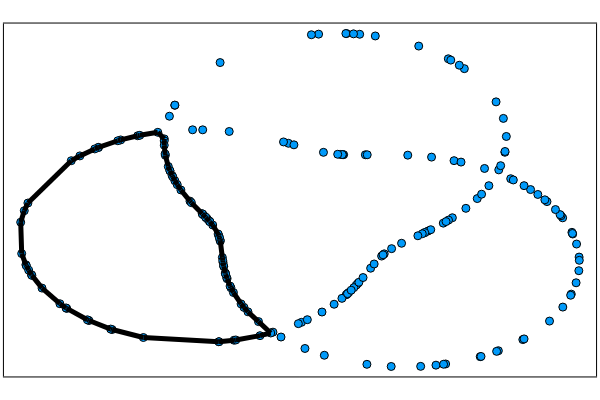

The code cell stored with this chart in its notebook:
### Code cell
plot_cycle_single(transpose(P_pca), cycle = class4)

### Figure 1 — Plotly figure (JSON) as saved in the notebook; plotly's stock layout.template omitted (floating-point values rounded to 4 significant figures; data arrays with more than 128 entries replaced by an {"elided": "..."} marker saying what was removed)
{"data": [{"colorbar": {"title": ""}, "legendgroup": "", "marker": {"color": "rgba(0, 154, 250, 1.000)", "line": {"color": "rgba(0, 0, 0, 1.000)", "width": 1}, "size": 8, "symbol": "circle"}, "mode": "markers", "name": "", "showlegend": false, "type": "scatter", "x": {"elided": "200 float values"}, "xaxis": "x1", "y": {"elided": "200 float values"}, "yaxis": "y1", "zmax": null, "zmin": null}, {"colorbar": {"title": ""}, "legendgroup": "", "line": {"color": "rgba(0, 0, 0, 1.000)", "dash": "solid", "shape": "linear", "width": 5}, "mode": "lines", "name": "", "showlegend": false, "type": "scatter", "x": [-1.122, -1.121], "xaxis": "x1", "y": [0.1868, 0.1851], "yaxis": "y1", "zmax": null, "zmin": null}, {"colorbar": {"title": ""}, "legendgroup": "", "line": {"color": "rgba(0, 0, 0, 1.000)", "dash": "solid", "shape": "linear", "width": 5}, "mode": "lines", "name": "", "showlegend": false, "type": "scatter", "x": [-1.088, -1.085], "xaxis": "x1", "y": [0.1301, 0.1255], "yaxis": "y1", "zmax": null, "zmin": null}, {"colorbar": {"title": ""}, "legendgroup": "", "line": {"color": "rgba(0, 0, 0, 1.000)", "dash": "solid", "shape": "linear", "width": 5}, "mode": "lines", "name": "", "showlegend": false, "type": "scatter", "x": [-1.085, -1.072], "xaxis": "x1", "y": [0.1255, 0.1041], "yaxis": "y1", "zmax": null, "zmin": null}, {"colorbar": {"title": ""}, "legendgroup": "", "line": {"color": "rgba(0, 0, 0, 1.000)", "dash": "solid", "shape": "linear", "width": 5}, "mode": "lines", "name": "", "showlegend": false, "type": "scatter", "x": [-1.046, -1.045], "xaxis": "x1", "y": [0.05865, 0.05609], "yaxis": "y1", "zmax": null, "zmin": null}, {"colorbar": {"title": ""}, "legendgroup": "", "line": {"color": "rgba(0, 0, 0, 1.000)", "dash": "solid", "shape": "linear", "width": 5}, "mode": "lines", "name": "", "showlegend": false, "type": "scatter", "x": [-1.045, -1.016], "xaxis": "x1", "y": [0.05609, 0.0001684], "yaxis": "y1", "zmax": null, "zmin": null}, {"colorbar": {"title": ""}, "legendgroup": "", "line": {"color": "rgba(0, 0, 0, 1.000)", "dash": "solid", "shape": "linear", "width": 5}, "mode": "lines", "name": "", "showlegend": false, "type": "scatter", "x": [-1.245, -1.231], "xaxis": "x1", "y": [0.3961, 0.3708], "yaxis": "y1", "zmax": null, "zmin": null}, {"colorbar": {"title": ""}, "legendgroup": "", "line": {"color": "rgba(0, 0, 0, 1.000)", "dash": "solid", "shape": "linear", "width": 5}, "mode": "lines", "name": "", "showlegend": false, "type": "scatter", "x": [-0.9126, -0.9151], "xaxis": "x1", "y": [-0.6193, -0.5921], "yaxis": "y1", "zmax": null, "zmin": null}, {"colorbar": {"title": ""}, "legendgroup": "", "line": {"color": "rgba(0, 0, 0, 1.000)", "dash": "solid", "shape": "linear", "width": 5}, "mode": "lines", "name": "", "showlegend": false, "type": "scatter", "x": [-0.9549, -0.9493], "xaxis": "x1", "y": [-0.1779, -0.2064], "yaxis": "y1", "zmax": null, "zmin": null}, {"colorbar": {"title": ""}, "legendgroup": "", "line": {"color": "rgba(0, 0, 0, 1.000)", "dash": "solid", "shape": "linear", "width": 5}, "mode": "lines", "name": "", "showlegend": false, "type": "scatter", "x": [-0.9054, -0.9062], "xaxis": "x1", "y": [-0.6864, -0.6796], "yaxis": "y1", "zmax": null, "zmin": null}, {"colorbar": {"title": ""}, "legendgroup": "", "line": {"color": "rgba(0, 0, 0, 1.000)", "dash": "solid", "shape": "linear", "width": 5}, "mode": "lines", "name": "", "showlegend": false, "type": "scatter", "x": [-0.8888, -0.8899], "xaxis": "x1", "y": [-0.8018, -0.7955], "yaxis": "y1", "zmax": null, "zmin": null}, {"colorbar": {"title": ""}, "legendgroup": "", "line": {"color": "rgba(0, 0, 0, 1.000)", "dash": "solid", "shape": "linear", "width": 5}, "mode": "lines", "name": "", "showlegend": false, "type": "scatter", "x": [-0.9402, -0.9421], "xaxis": "x1", "y": [-0.2674, -0.2521], "yaxis": "y1", "zmax": null, "zmin": null}, {"colorbar": {"title": ""}, "legendgroup": "", "line": {"color": "rgba(0, 0, 0, 1.000)", "dash": "solid", "shape": "linear", "width": 5}, "mode": "lines", "name": "", "showlegend": false, "type": "scatter", "x": [-0.8335, -0.8415], "xaxis": "x1", "y": [-1.04, -1.013], "yaxis": "y1", "zmax": null, "zmin": null}, {"colorbar": {"title": ""}, "legendgroup": "", "line": {"color": "rgba(0, 0, 0, 1.000)", "dash": "solid", "shape": "linear", "width": 5}, "mode": "lines", "name": "", "showlegend": false, "type": "scatter", "x": [-1.426, -1.419], "xaxis": "x1", "y": [0.8229, 0.8002], "yaxis": "y1", "zmax": null, "zmin": null}, {"colorbar": {"title": ""}, "legendgroup": "", "line": {"color": "rgba(0, 0, 0, 1.000)", "dash": "solid", "shape": "linear", "width": 5}, "mode": "lines", "name": "", "showlegend": false, "type": "scatter", "x": [-0.7018, -0.731], "xaxis": "x1", "y": [-1.366, -1.308], "yaxis": "y1", "zmax": null, "zmin": null}, {"colorbar": {"title": ""}, "legendgroup": "", "line": {"color": "rgba(0, 0, 0, 1.000)", "dash": "solid", "shape": "linear", "width": 5}, "mode": "lines", "name": "", "showlegend": false, "type": "scatter", "x": [-1.495, -1.493], "xaxis": "x1", "y": [1.179, 1.156], "yaxis": "y1", "zmax": null, "zmin": null}, {"colorbar": {"title": ""}, "legendgroup": "", "line": {"color": "rgba(0, 0, 0, 1.000)", "dash": "solid", "shape": "linear", "width": 5}, "mode": "lines", "name": "", "showlegend": false, "type": "scatter", "x": [-2.948, -2.912], "xaxis": "x1", "y": [0.04669, 0.2373], "yaxis": "y1", "zmax": null, "zmin": null}, {"colorbar": {"title": ""}, "legendgroup": "", "line": {"color": "rgba(0, 0, 0, 1.000)", "dash": "solid", "shape": "linear", "width": 5}, "mode": "lines", "name": "", "showlegend": false, "type": "scatter", "x": [-2.912, -2.876], "xaxis": "x1", "y": [0.2373, 0.3647], "yaxis": "y1", "zmax": null, "zmin": null}, {"colorbar": {"title": ""}, "legendgroup": "", "line": {"color": "rgba(0, 0, 0, 1.000)", "dash": "solid", "shape": "linear", "width": 5}, "mode": "lines", "name": "", "showlegend": false, "type": "scatter", "x": [-2.439, -2.353], "xaxis": "x1", "y": [1.067, 1.146], "yaxis": "y1", "zmax": null, "zmin": null}, {"colorbar": {"title": ""}, "legendgroup": "", "line": {"color": "rgba(0, 0, 0, 1.000)", "dash": "solid", "shape": "linear", "width": 5}, "mode": "lines", "name": "", "showlegend": false, "type": "scatter", "x": [-2.277, -2.261], "xaxis": "x1", "y": [-1.572, -1.584], "yaxis": "y1", "zmax": null, "zmin": null}, {"colorbar": {"title": ""}, "legendgroup": "", "line": {"color": "rgba(0, 0, 0, 1.000)", "dash": "solid", "shape": "linear", "width": 5}, "mode": "lines", "name": "", "showlegend": false, "type": "scatter", "x": [-1.971, -1.942], "xaxis": "x1", "y": [1.398, 1.411], "yaxis": "y1", "zmax": null, "zmin": null}, {"colorbar": {"title": ""}, "legendgroup": "", "line": {"color": "rgba(0, 0, 0, 1.000)", "dash": "solid", "shape": "linear", "width": 5}, "mode": "lines", "name": "", "showlegend": false, "type": "scatter", "x": [-1.771, -1.75], "xaxis": "x1", "y": [1.48, 1.487], "yaxis": "y1", "zmax": null, "zmin": null}, {"colorbar": {"title": ""}, "legendgroup": "", "line": {"color": "rgba(0, 0, 0, 1.000)", "dash": "solid", "shape": "linear", "width": 5}, "mode": "lines", "name": "", "showlegend": false, "type": "scatter", "x": [-2.043, -2.029], "xaxis": "x1", "y": [-1.725, -1.733], "yaxis": "y1", "zmax": null, "zmin": null}, {"colorbar": {"title": ""}, "legendgroup": "", "line": {"color": "rgba(0, 0, 0, 1.000)", "dash": "solid", "shape": "linear", "width": 5}, "mode": "lines", "name": "", "showlegend": false, "type": "scatter", "x": [-1.503, -1.504], "xaxis": "x1", "y": [1.428, 1.395], "yaxis": "y1", "zmax": null, "zmin": null}, {"colorbar": {"title": ""}, "legendgroup": "", "line": {"color": "rgba(0, 0, 0, 1.000)", "dash": "solid", "shape": "linear", "width": 5}, "mode": "lines", "name": "", "showlegend": false, "type": "scatter", "x": [-0.9543, -0.9541], "xaxis": "x1", "y": [-1.935, -1.935], "yaxis": "y1", "zmax": null, "zmin": null}, {"colorbar": {"title": ""}, "legendgroup": "", "line": {"color": "rgba(0, 0, 0, 1.000)", "dash": "solid", "shape": "linear", "width": 5}, "mode": "lines", "name": "", "showlegend": false, "type": "scatter", "x": [-0.8021, -0.784], "xaxis": "x1", "y": [-1.91, -1.906], "yaxis": "y1", "zmax": null, "zmin": null}, {"colorbar": {"title": ""}, "legendgroup": "", "line": {"color": "rgba(0, 0, 0, 1.000)", "dash": "solid", "shape": "linear", "width": 5}, "mode": "lines", "name": "", "showlegend": false, "type": "scatter", "x": [-2.896, -2.89], "xaxis": "x1", "y": [-0.659, -0.6785], "yaxis": "y1", "zmax": null, "zmin": null}, {"colorbar": {"title": ""}, "legendgroup": "", "line": {"color": "rgba(0, 0, 0, 1.000)", "dash": "solid", "shape": "linear", "width": 5}, "mode": "lines", "name": "", "showlegend": false, "type": "scatter", "x": [-2.89, -2.868], "xaxis": "x1", "y": [-0.6785, -0.7477], "yaxis": "y1", "zmax": null, "zmin": null}, {"colorbar": {"title": ""}, "legendgroup": "", "line": {"color": "rgba(0, 0, 0, 1.000)", "dash": "solid", "shape": "linear", "width": 5}, "mode": "lines", "name": "", "showlegend": false, "type": "scatter", "x": [-2.84, -2.835], "xaxis": "x1", "y": [-0.8239, -0.8351], "yaxis": "y1", "zmax": null, "zmin": null}, {"colorbar": {"title": ""}, "legendgroup": "", "line": {"color": "rgba(0, 0, 0, 1.000)", "dash": "solid", "shape": "linear", "width": 5}, "mode": "lines", "name": "", "showlegend": false, "type": "scatter", "x": [-0.9151, -0.9193], "xaxis": "x1", "y": [-0.5921, -0.5387], "yaxis": "y1", "zmax": null, "zmin": null}, {"colorbar": {"title": ""}, "legendgroup": "", "line": {"color": "rgba(0, 0, 0, 1.000)", "dash": "solid", "shape": "linear", "width": 5}, "mode": "lines", "name": "", "showlegend": false, "type": "scatter", "x": [-0.8719, -0.8753], "xaxis": "x1", "y": [-0.89, -0.8739], "yaxis": "y1", "zmax": null, "zmin": null}, {"colorbar": {"title": ""}, "legendgroup": "", "line": {"color": "rgba(0, 0, 0, 1.000)", "dash": "solid", "shape": "linear", "width": 5}, "mode": "lines", "name": "", "showlegend": false, "type": "scatter", "x": [-1.397, -1.373], "xaxis": "x1", "y": [0.7357, 0.6697], "yaxis": "y1", "zmax": null, "zmin": null}, {"colorbar": {"title": ""}, "legendgroup": "", "line": {"color": "rgba(0, 0, 0, 1.000)", "dash": "solid", "shape": "linear", "width": 5}, "mode": "lines", "name": "", "showlegend": false, "type": "scatter", "x": [-1.447, -1.447], "xaxis": "x1", "y": [0.9024, 0.9009], "yaxis": "y1", "zmax": null, "zmin": null}, {"colorbar": {"title": ""}, "legendgroup": "", "line": {"color": "rgba(0, 0, 0, 1.000)", "dash": "solid", "shape": "linear", "width": 5}, "mode": "lines", "name": "", "showlegend": false, "type": "scatter", "x": [-0.6618, -0.7018], "xaxis": "x1", "y": [-1.439, -1.366], "yaxis": "y1", "zmax": null, "zmin": null}, {"colorbar": {"title": ""}, "legendgroup": "", "line": {"color": "rgba(0, 0, 0, 1.000)", "dash": "solid", "shape": "linear", "width": 5}, "mode": "lines", "name": "", "showlegend": false, "type": "scatter", "x": [-2.168, -2.165], "xaxis": "x1", "y": [1.286, 1.287], "yaxis": "y1", "zmax": null, "zmin": null}, {"colorbar": {"title": ""}, "legendgroup": "", "line": {"color": "rgba(0, 0, 0, 1.000)", "dash": "solid", "shape": "linear", "width": 5}, "mode": "lines", "name": "", "showlegend": false, "type": "scatter", "x": [-2.492, -2.485], "xaxis": "x1", "y": [-1.375, -1.383], "yaxis": "y1", "zmax": null, "zmin": null}, {"colorbar": {"title": ""}, "legendgroup": "", "line": {"color": "rgba(0, 0, 0, 1.000)", "dash": "solid", "shape": "linear", "width": 5}, "mode": "lines", "name": "", "showlegend": false, "type": "scatter", "x": [-0.9062, -0.9126], "xaxis": "x1", "y": [-0.6796, -0.6193], "yaxis": "y1", "zmax": null, "zmin": null}, {"colorbar": {"title": ""}, "legendgroup": "", "line": {"color": "rgba(0, 0, 0, 1.000)", "dash": "solid", "shape": "linear", "width": 5}, "mode": "lines", "name": "", "showlegend": false, "type": "scatter", "x": [-0.9421, -0.9445], "xaxis": "x1", "y": [-0.2521, -0.2357], "yaxis": "y1", "zmax": null, "zmin": null}, {"colorbar": {"title": ""}, "legendgroup": "", "line": {"color": "rgba(0, 0, 0, 1.000)", "dash": "solid", "shape": "linear", "width": 5}, "mode": "lines", "name": "", "showlegend": false, "type": "scatter", "x": [-1.419, -1.397], "xaxis": "x1", "y": [0.8002, 0.7357], "yaxis": "y1", "zmax": null, "zmin": null}, {"colorbar": {"title": ""}, "legendgroup": "", "line": {"color": "rgba(0, 0, 0, 1.000)", "dash": "solid", "shape": "linear", "width": 5}, "mode": "lines", "name": "", "showlegend": false, "type": "scatter", "x": [-1.942, -1.771], "xaxis": "x1", "y": [1.411, 1.48], "yaxis": "y1", "zmax": null, "zmin": null}, {"colorbar": {"title": ""}, "legendgroup": "", "line": {"color": "rgba(0, 0, 0, 1.000)", "dash": "solid", "shape": "linear", "width": 5}, "mode": "lines", "name": "", "showlegend": false, "type": "scatter", "x": [-2.261, -2.043], "xaxis": "x1", "y": [-1.584, -1.725], "yaxis": "y1", "zmax": null, "zmin": null}, {"colorbar": {"title": ""}, "legendgroup": "", "line": {"color": "rgba(0, 0, 0, 1.000)", "dash": "solid", "shape": "linear", "width": 5}, "mode": "lines", "name": "", "showlegend": false, "type": "scatter", "x": [-1.121, -1.109], "xaxis": "x1", "y": [0.1851, 0.1665], "yaxis": "y1", "zmax": null, "zmin": null}, {"colorbar": {"title": ""}, "legendgroup": "", "line": {"color": "rgba(0, 0, 0, 1.000)", "dash": "solid", "shape": "linear", "width": 5}, "mode": "lines", "name": "", "showlegend": false, "type": "scatter", "x": [-1.05, -1.046], "xaxis": "x1", "y": [0.06518, 0.05865], "yaxis": "y1", "zmax": null, "zmin": null}, {"colorbar": {"title": ""}, "legendgroup": "", "line": {"color": "rgba(0, 0, 0, 1.000)", "dash": "solid", "shape": "linear", "width": 5}, "mode": "lines", "name": "", "showlegend": false, "type": "scatter", "x": [-0.9541, -0.8021], "xaxis": "x1", "y": [-1.935, -1.91], "yaxis": "y1", "zmax": null, "zmin": null}, {"colorbar": {"title": ""}, "legendgroup": "", "line": {"color": "rgba(0, 0, 0, 1.000)", "dash": "solid", "shape": "linear", "width": 5}, "mode": "lines", "name": "", "showlegend": false, "type": "scatter", "x": [-0.9619, -0.9549], "xaxis": "x1", "y": [-0.1482, -0.1779], "yaxis": "y1", "zmax": null, "zmin": null}, {"colorbar": {"title": ""}, "legendgroup": "", "line": {"color": "rgba(0, 0, 0, 1.000)", "dash": "solid", "shape": "linear", "width": 5}, "mode": "lines", "name": "", "showlegend": false, "type": "scatter", "x": [-0.8866, -0.8888], "xaxis": "x1", "y": [-0.8149, -0.8018], "yaxis": "y1", "zmax": null, "zmin": null}, {"colorbar": {"title": ""}, "legendgroup": "", "line": {"color": "rgba(0, 0, 0, 1.000)", "dash": "solid", "shape": "linear", "width": 5}, "mode": "lines", "name": "", "showlegend": false, "type": "scatter", "x": [-2.868, -2.84], "xaxis": "x1", "y": [-0.7477, -0.8239], "yaxis": "y1", "zmax": null, "zmin": null}, {"colorbar": {"title": ""}, "legendgroup": "", "line": {"color": "rgba(0, 0, 0, 1.000)", "dash": "solid", "shape": "linear", "width": 5}, "mode": "lines", "name": "", "showlegend": false, "type": "scatter", "x": [-1.373, -1.337], "xaxis": "x1", "y": [0.6697, 0.5813], "yaxis": "y1", "zmax": null, "zmin": null}, {"colorbar": {"title": ""}, "legendgroup": "", "line": {"color": "rgba(0, 0, 0, 1.000)", "dash": "solid", "shape": "linear", "width": 5}, "mode": "lines", "name": "", "showlegend": false, "type": "scatter", "x": [-0.8081, -0.8335], "xaxis": "x1", "y": [-1.119, -1.04], "yaxis": "y1", "zmax": null, "zmin": null}, {"colorbar": {"title": ""}, "legendgroup": "", "line": {"color": "rgba(0, 0, 0, 1.000)", "dash": "solid", "shape": "linear", "width": 5}, "mode": "lines", "name": "", "showlegend": false, "type": "scatter", "x": [-1.463, -1.447], "xaxis": "x1", "y": [0.9709, 0.9024], "yaxis": "y1", "zmax": null, "zmin": null}, {"colorbar": {"title": ""}, "legendgroup": "", "line": {"color": "rgba(0, 0, 0, 1.000)", "dash": "solid", "shape": "linear", "width": 5}, "mode": "lines", "name": "", "showlegend": false, "type": "scatter", "x": [-0.5559, -0.6618], "xaxis": "x1", "y": [-1.601, -1.439], "yaxis": "y1", "zmax": null, "zmin": null}, {"colorbar": {"title": ""}, "legendgroup": "", "line": {"color": "rgba(0, 0, 0, 1.000)", "dash": "solid", "shape": "linear", "width": 5}, "mode": "lines", "name": "", "showlegend": false, "type": "scatter", "x": [-1.504, -1.504], "xaxis": "x1", "y": [1.395, 1.324], "yaxis": "y1", "zmax": null, "zmin": null}, {"colorbar": {"title": ""}, "legendgroup": "", "line": {"color": "rgba(0, 0, 0, 1.000)", "dash": "solid", "shape": "linear", "width": 5}, "mode": "lines", "name": "", "showlegend": false, "type": "scatter", "x": [-1.569, -1.503], "xaxis": "x1", "y": [1.537, 1.428], "yaxis": "y1", "zmax": null, "zmin": null}, {"colorbar": {"title": ""}, "legendgroup": "", "line": {"color": "rgba(0, 0, 0, 1.000)", "dash": "solid", "shape": "linear", "width": 5}, "mode": "lines", "name": "", "showlegend": false, "type": "scatter", "x": [-0.5409, -0.4327], "xaxis": "x1", "y": [-1.835, -1.79], "yaxis": "y1", "zmax": null, "zmin": null}, {"colorbar": {"title": ""}, "legendgroup": "", "line": {"color": "rgba(0, 0, 0, 1.000)", "dash": "solid", "shape": "linear", "width": 5}, "mode": "lines", "name": "", "showlegend": false, "type": "scatter", "x": [-2.203, -2.168], "xaxis": "x1", "y": [1.262, 1.286], "yaxis": "y1", "zmax": null, "zmin": null}, {"colorbar": {"title": ""}, "legendgroup": "", "line": {"color": "rgba(0, 0, 0, 1.000)", "dash": "solid", "shape": "linear", "width": 5}, "mode": "lines", "name": "", "showlegend": false, "type": "scatter", "x": [-2.938, -2.896], "xaxis": "x1", "y": [-0.4734, -0.659], "yaxis": "y1", "zmax": null, "zmin": null}, {"colorbar": {"title": ""}, "legendgroup": "", "line": {"color": "rgba(0, 0, 0, 1.000)", "dash": "solid", "shape": "linear", "width": 5}, "mode": "lines", "name": "", "showlegend": false, "type": "scatter", "x": [-2.029, -1.714], "xaxis": "x1", "y": [-1.733, -1.865], "yaxis": "y1", "zmax": null, "zmin": null}, {"colorbar": {"title": ""}, "legendgroup": "", "line": {"color": "rgba(0, 0, 0, 1.000)", "dash": "solid", "shape": "linear", "width": 5}, "mode": "lines", "name": "", "showlegend": false, "type": "scatter", "x": [-2.554, -2.492], "xaxis": "x1", "y": [-1.305, -1.375], "yaxis": "y1", "zmax": null, "zmin": null}, {"colorbar": {"title": ""}, "legendgroup": "", "line": {"color": "rgba(0, 0, 0, 1.000)", "dash": "solid", "shape": "linear", "width": 5}, "mode": "lines", "name": "", "showlegend": false, "type": "scatter", "x": [-2.835, -2.733], "xaxis": "x1", "y": [-0.8351, -1.046], "yaxis": "y1", "zmax": null, "zmin": null}, {"colorbar": {"title": ""}, "legendgroup": "", "line": {"color": "rgba(0, 0, 0, 1.000)", "dash": "solid", "shape": "linear", "width": 5}, "mode": "lines", "name": "", "showlegend": false, "type": "scatter", "x": [-1.109, -1.088], "xaxis": "x1", "y": [0.1665, 0.1301], "yaxis": "y1", "zmax": null, "zmin": null}, {"colorbar": {"title": ""}, "legendgroup": "", "line": {"color": "rgba(0, 0, 0, 1.000)", "dash": "solid", "shape": "linear", "width": 5}, "mode": "lines", "name": "", "showlegend": false, "type": "scatter", "x": [-0.9493, -0.9445], "xaxis": "x1", "y": [-0.2064, -0.2357], "yaxis": "y1", "zmax": null, "zmin": null}, {"colorbar": {"title": ""}, "legendgroup": "", "line": {"color": "rgba(0, 0, 0, 1.000)", "dash": "solid", "shape": "linear", "width": 5}, "mode": "lines", "name": "", "showlegend": false, "type": "scatter", "x": [-0.4327, -0.5559], "xaxis": "x1", "y": [-1.79, -1.601], "yaxis": "y1", "zmax": null, "zmin": null}, {"colorbar": {"title": ""}, "legendgroup": "", "line": {"color": "rgba(0, 0, 0, 1.000)", "dash": "solid", "shape": "linear", "width": 5}, "mode": "lines", "name": "", "showlegend": false, "type": "scatter", "x": [-1.75, -1.569], "xaxis": "x1", "y": [1.487, 1.537], "yaxis": "y1", "zmax": null, "zmin": null}, {"colorbar": {"title": ""}, "legendgroup": "", "line": {"color": "rgba(0, 0, 0, 1.000)", "dash": "solid", "shape": "linear", "width": 5}, "mode": "lines", "name": "", "showlegend": false, "type": "scatter", "x": [-1.447, -1.426], "xaxis": "x1", "y": [0.9009, 0.8229], "yaxis": "y1", "zmax": null, "zmin": null}, {"colorbar": {"title": ""}, "legendgroup": "", "line": {"color": "rgba(0, 0, 0, 1.000)", "dash": "solid", "shape": "linear", "width": 5}, "mode": "lines", "name": "", "showlegend": false, "type": "scatter", "x": [-1.337, -1.245], "xaxis": "x1", "y": [0.5813, 0.3961], "yaxis": "y1", "zmax": null, "zmin": null}, {"colorbar": {"title": ""}, "legendgroup": "", "line": {"color": "rgba(0, 0, 0, 1.000)", "dash": "solid", "shape": "linear", "width": 5}, "mode": "lines", "name": "", "showlegend": false, "type": "scatter", "x": [-0.784, -0.5409], "xaxis": "x1", "y": [-1.906, -1.835], "yaxis": "y1", "zmax": null, "zmin": null}, {"colorbar": {"title": ""}, "legendgroup": "", "line": {"color": "rgba(0, 0, 0, 1.000)", "dash": "solid", "shape": "linear", "width": 5}, "mode": "lines", "name": "", "showlegend": false, "type": "scatter", "x": [-2.938, -2.948], "xaxis": "x1", "y": [-0.4734, 0.04669], "yaxis": "y1", "zmax": null, "zmin": null}, {"colorbar": {"title": ""}, "legendgroup": "", "line": {"color": "rgba(0, 0, 0, 1.000)", "dash": "solid", "shape": "linear", "width": 5}, "mode": "lines", "name": "", "showlegend": false, "type": "scatter", "x": [-0.8753, -0.8866], "xaxis": "x1", "y": [-0.8739, -0.8149], "yaxis": "y1", "zmax": null, "zmin": null}, {"colorbar": {"title": ""}, "legendgroup": "", "line": {"color": "rgba(0, 0, 0, 1.000)", "dash": "solid", "shape": "linear", "width": 5}, "mode": "lines", "name": "", "showlegend": false, "type": "scatter", "x": [-2.485, -2.277], "xaxis": "x1", "y": [-1.383, -1.572], "yaxis": "y1", "zmax": null, "zmin": null}, {"colorbar": {"title": ""}, "legendgroup": "", "line": {"color": "rgba(0, 0, 0, 1.000)", "dash": "solid", "shape": "linear", "width": 5}, "mode": "lines", "name": "", "showlegend": false, "type": "scatter", "x": [-1.504, -1.495], "xaxis": "x1", "y": [1.324, 1.179], "yaxis": "y1", "zmax": null, "zmin": null}, {"colorbar": {"title": ""}, "legendgroup": "", "line": {"color": "rgba(0, 0, 0, 1.000)", "dash": "solid", "shape": "linear", "width": 5}, "mode": "lines", "name": "", "showlegend": false, "type": "scatter", "x": [-2.353, -2.203], "xaxis": "x1", "y": [1.146, 1.262], "yaxis": "y1", "zmax": null, "zmin": null}, {"colorbar": {"title": ""}, "legendgroup": "", "line": {"color": "rgba(0, 0, 0, 1.000)", "dash": "solid", "shape": "linear", "width": 5}, "mode": "lines", "name": "", "showlegend": false, "type": "scatter", "x": [-1.493, -1.463], "xaxis": "x1", "y": [1.156, 0.9709], "yaxis": "y1", "zmax": null, "zmin": null}, {"colorbar": {"title": ""}, "legendgroup": "", "line": {"color": "rgba(0, 0, 0, 1.000)", "dash": "solid", "shape": "linear", "width": 5}, "mode": "lines", "name": "", "showlegend": false, "type": "scatter", "x": [-1.072, -1.05], "xaxis": "x1", "y": [0.1041, 0.06518], "yaxis": "y1", "zmax": null, "zmin": null}, {"colorbar": {"title": ""}, "legendgroup": "", "line": {"color": "rgba(0, 0, 0, 1.000)", "dash": "solid", "shape": "linear", "width": 5}, "mode": "lines", "name": "", "showlegend": false, "type": "scatter", "x": [-0.8899, -0.9054], "xaxis": "x1", "y": [-0.7955, -0.6864], "yaxis": "y1", "zmax": null, "zmin": null}, {"colorbar": {"title": ""}, "legendgroup": "", "line": {"color": "rgba(0, 0, 0, 1.000)", "dash": "solid", "shape": "linear", "width": 5}, "mode": "lines", "name": "", "showlegend": false, "type": "scatter", "x": [-2.733, -2.554], "xaxis": "x1", "y": [-1.046, -1.305], "yaxis": "y1", "zmax": null, "zmin": null}, {"colorbar": {"title": ""}, "legendgroup": "", "line": {"color": "rgba(0, 0, 0, 1.000)", "dash": "solid", "shape": "linear", "width": 5}, "mode": "lines", "name": "", "showlegend": false, "type": "scatter", "x": [-2.165, -1.971], "xaxis": "x1", "y": [1.287, 1.398], "yaxis": "y1", "zmax": null, "zmin": null}, {"colorbar": {"title": ""}, "legendgroup": "", "line": {"color": "rgba(0, 0, 0, 1.000)", "dash": "solid", "shape": "linear", "width": 5}, "mode": "lines", "name": "", "showlegend": false, "type": "scatter", "x": [-0.8415, -0.8719], "xaxis": "x1", "y": [-1.013, -0.89], "yaxis": "y1", "zmax": null, "zmin": null}, {"colorbar": {"title": ""}, "legendgroup": "", "line": {"color": "rgba(0, 0, 0, 1.000)", "dash": "solid", "shape": "linear", "width": 5}, "mode": "lines", "name": "", "showlegend": false, "type": "scatter", "x": [-0.731, -0.8081], "xaxis": "x1", "y": [-1.308, -1.119], "yaxis": "y1", "zmax": null, "zmin": null}, {"colorbar": {"title": ""}, "legendgroup": "", "line": {"color": "rgba(0, 0, 0, 1.000)", "dash": "solid", "shape": "linear", "width": 5}, "mode": "lines", "name": "", "showlegend": false, "type": "scatter", "x": [-1.016, -0.9619], "xaxis": "x1", "y": [0.0001684, -0.1482], "yaxis": "y1", "zmax": null, "zmin": null}, {"colorbar": {"title": ""}, "legendgroup": "", "line": {"color": "rgba(0, 0, 0, 1.000)", "dash": "solid", "shape": "linear", "width": 5}, "mode": "lines", "name": "", "showlegend": false, "type": "scatter", "x": [-1.714, -0.9543], "xaxis": "x1", "y": [-1.865, -1.935], "yaxis": "y1", "zmax": null, "zmin": null}, {"colorbar": {"title": ""}, "legendgroup": "", "line": {"color": "rgba(0, 0, 0, 1.000)", "dash": "solid", "shape": "linear", "width": 5}, "mode": "lines", "name": "", "showlegend": false, "type": "scatter", "x": [-0.9193, -0.9402], "xaxis": "x1", "y": [-0.5387, -0.2674], "yaxis": "y1", "zmax": null, "zmin": null}, {"colorbar": {"title": ""}, "legendgroup": "", "line": {"color": "rgba(0, 0, 0, 1.000)", "dash": "solid", "shape": "linear", "width": 5}, "mode": "lines", "name": "", "showlegend": false, "type": "scatter", "x": [-1.231, -1.122], "xaxis": "x1", "y": [0.3708, 0.1868], "yaxis": "y1", "zmax": null, "zmin": null}, {"colorbar": {"title": ""}, "legendgroup": "", "line": {"color": "rgba(0, 0, 0, 1.000)", "dash": "solid", "shape": "linear", "width": 5}, "mode": "lines", "name": "", "showlegend": false, "type": "scatter", "x": [-2.876, -2.439], "xaxis": "x1", "y": [0.3647, 1.067], "yaxis": "y1", "zmax": null, "zmin": null}], "layout": {"annotations": [], "height": 400, "legend": {"bgcolor": "rgba(255, 255, 255, 1.000)", "bordercolor": "rgba(0, 0, 0, 1.000)", "font": {"color": "rgba(0, 0, 0, 1.000)", "family": "sans-serif", "size": 11}, "tracegroupgap": 0, "x": 1, "y": 1}, "margin": {"b": 20, "l": 0, "r": 0, "t": 20}, "paper_bgcolor": "rgba(255, 255, 255, 1.000)", "plot_bgcolor": "rgba(255, 255, 255, 1.000)", "showlegend": true, "width": 600, "xaxis": {"anchor": "y1", "domain": [0.006562, 0.9934], "gridcolor": "rgba(0, 0, 0, 0.100)", "gridwidth": 0.5, "linecolor": "rgba(0, 0, 0, 1.000)", "mirror": true, "range": [-3.117, 2.84], "showgrid": true, "showline": true, "showticklabels": true, "tickangle": 0, "tickcolor": "rgb(0, 0, 0)", "tickfont": {"color": "rgba(0, 0, 0, 1.000)", "family": "sans-serif", "size": 11}, "tickmode": "array", "ticks": "inside", "ticktext": [], "tickvals": [], "title": "", "titlefont": {"color": "rgba(0, 0, 0, 1.000)", "family": "sans-serif", "size": 15}, "type": "-", "visible": true, "zeroline": false, "zerolinecolor": "rgba(0, 0, 0, 1.000)"}, "yaxis": {"anchor": "x1", "domain": [0.009843, 0.9902], "gridcolor": "rgba(0, 0, 0, 0.100)", "gridwidth": 0.5, "linecolor": "rgba(0, 0, 0, 1.000)", "mirror": true, "range": [-2.511, 3.341], "showgrid": true, "showline": true, "showticklabels": true, "tickangle": 0, "tickcolor": "rgb(0, 0, 0)", "tickfont": {"color": "rgba(0, 0, 0, 1.000)", "family": "sans-serif", "size": 11}, "tickmode": "array", "ticks": "inside", "ticktext": [], "tickvals": [], "title": "", "titlefont": {"color": "rgba(0, 0, 0, 1.000)", "family": "sans-serif", "size": 15}, "type": "-", "visible": true, "zeroline": false, "zerolinecolor": "rgba(0, 0, 0, 1.000)"}}}
